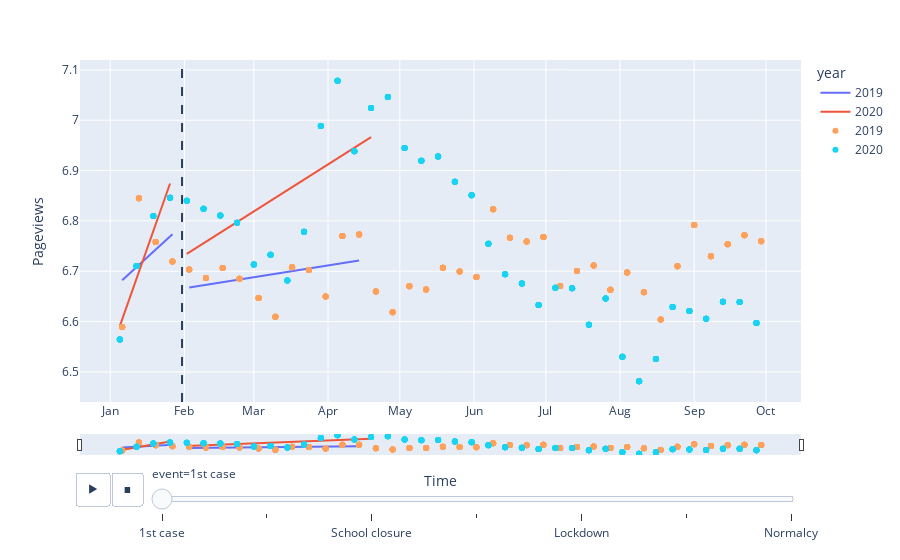

Notebook source saved alongside this figure:
### Markdown cell above
### 3.2 Figure of 'Mental' for Italy over all events: 

**mental_it_time.html**

### Code cell
# event = 'Mobility'
category = 'mental'
language = 'it'

df = daily[(daily['language'] == language)*(daily['category'] == category)].copy()

df['year'] = df['year'].astype(str)
fig=px.line(df, x='time', y="bestfit",color = 'year',animation_frame='event',line_group = 'intervention_flag')
fig.add_scatter(x=df[df['year'] == '2019']['time'], y=df[df['year'] == '2019']["pageview"],mode='markers',name = '2019')
fig.add_scatter(x=df[df['year'] == '2020']['time'], y=df[df['year'] == '2020']["pageview"],mode='markers',name = '2020')
fig.add_vline(x = df['event_time'].iloc[0],line_dash = 'dash')

for k in range(len(fig.frames)):
    fig.frames[k]['layout'].update(annotations = [{'text': str(list(interventions[language].values())[k].date()), 'x': list(interventions[language].values())[k], 'y': 1, 'yref': 'paper'}],
                                    shapes = [{'line': {'dash':'dash'},
                                          'type':'line',
                                          'x0': list(interventions[language].values())[k],
                                          'x1': list(interventions[language].values())[k],
                                          'xref': 'x',
                                          'y0': 0,
                                          'y1': 1,
                                          'yref': 'y domain'}],
#                                     sliders = [{'transition':{'duration':1000}}]
                                  )
#     fig.layout.sliders[0].steps[k].args.update(
#         frame = {'duration': 500, 'redraw': True},
#     )
fig.update_xaxes(
    dtick="M1",
    tickformat="%b")

fig.update_xaxes(rangeslider_visible=True,rangeslider_thickness = 0.05)

fig.update_layout(xaxis_title = 'Time', 
                  yaxis_title = 'Pageviews',
                  updatemenus = [{'buttons':[{'args': [None, {'frame': {'duration': 500,
                                           'redraw': True}, 'mode': 'immediate',
                                           'fromcurrent': True, 'transition':
                                           {'duration': 150, 'easing': 'linear'}}],
                                  'label': '&#9654;',
                                  'method': 'animate'},
                                 {'args': [[None], {'frame': {'duration': 500,
                                           'redraw': False}, 'mode': 'immediate',
                                           'fromcurrent': True, 'transition':
                                           {'duration': 150, 'easing': 'linear'}}],
                                  'label': '&#9724;',
                                  'method': 'animate'}]}])

fig.write_html(path+'mental_it_time.html')

fig.show()

### Figure 1 — Plotly figure (JSON) as saved in the notebook; plotly's stock layout.template omitted (floating-point values rounded to 4 significant figures; data arrays with more than 128 entries replaced by an {"elided": "..."} marker saying what was removed)
{"data": [{"hovertemplate": "year=2019<br>event=1st case<br>intervention_flag=0.0<br>time=%{x}<br>bestfit=%{y}<extra></extra>", "legendgroup": "2019", "line": {"color": "#636efa", "dash": "solid"}, "marker": {"symbol": "circle"}, "mode": "lines", "name": "2019", "orientation": "v", "showlegend": true, "type": "scatter", "x": ["2020-01-06T00:00:00", "2020-01-13T00:00:00", "2020-01-20T00:00:00", "2020-01-27T00:00:00"], "xaxis": "x", "y": [6.682, 6.713, 6.743, 6.774], "yaxis": "y"}, {"hovertemplate": "year=2019<br>event=1st case<br>intervention_flag=1.0<br>time=%{x}<br>bestfit=%{y}<extra></extra>", "legendgroup": "2019", "line": {"color": "#636efa", "dash": "solid"}, "marker": {"symbol": "circle"}, "mode": "lines", "name": "2019", "orientation": "v", "showlegend": false, "type": "scatter", "x": ["2020-02-03T00:00:00", "2020-02-10T00:00:00", "2020-02-17T00:00:00", "2020-02-24T00:00:00", "2020-03-03T00:00:00", "2020-03-10T00:00:00", "2020-03-17T00:00:00", "2020-03-24T00:00:00", "2020-03-31T00:00:00", "2020-04-07T00:00:00", "2020-04-14T00:00:00", "2020-04-21T00:00:00", "2020-04-28T00:00:00", "2020-05-05T00:00:00", "2020-05-12T00:00:00", "2020-05-19T00:00:00", "2020-05-26T00:00:00", "2020-06-02T00:00:00", "2020-06-09T00:00:00", "2020-06-16T00:00:00", "2020-06-23T00:00:00", "2020-06-30T00:00:00", "2020-07-07T00:00:00", "2020-07-14T00:00:00", "2020-07-21T00:00:00", "2020-07-28T00:00:00", "2020-08-04T00:00:00", "2020-08-11T00:00:00", "2020-08-18T00:00:00", "2020-08-25T00:00:00", "2020-09-01T00:00:00", "2020-09-08T00:00:00", "2020-09-15T00:00:00", "2020-09-22T00:00:00", "2020-09-29T00:00:00"], "xaxis": "x", "y": [6.668, 6.673, 6.678, 6.684, 6.69, 6.695, 6.7, 6.706, 6.711, 6.716, 6.721, null, null, null, null, null, null, null, null, null, null, null, null, null, null, null, null, null, null, null, null, null, null, null, null], "yaxis": "y"}, {"hovertemplate": "year=2020<br>event=1st case<br>intervention_flag=0.0<br>time=%{x}<br>bestfit=%{y}<extra></extra>", "legendgroup": "2020", "line": {"color": "#EF553B", "dash": "solid"}, "marker": {"symbol": "circle"}, "mode": "lines", "name": "2020", "orientation": "v", "showlegend": true, "type": "scatter", "x": ["2020-01-05T00:00:00", "2020-01-12T00:00:00", "2020-01-19T00:00:00", "2020-01-26T00:00:00"], "xaxis": "x", "y": [6.591, 6.685, 6.78, 6.874], "yaxis": "y"}, {"hovertemplate": "year=2020<br>event=1st case<br>intervention_flag=1.0<br>time=%{x}<br>bestfit=%{y}<extra></extra>", "legendgroup": "2020", "line": {"color": "#EF553B", "dash": "solid"}, "marker": {"symbol": "circle"}, "mode": "lines", "name": "2020", "orientation": "v", "showlegend": false, "type": "scatter", "x": ["2020-02-02T00:00:00", "2020-02-09T00:00:00", "2020-02-16T00:00:00", "2020-02-23T00:00:00", "2020-03-01T00:00:00", "2020-03-08T00:00:00", "2020-03-15T00:00:00", "2020-03-22T00:00:00", "2020-03-29T00:00:00", "2020-04-05T00:00:00", "2020-04-12T00:00:00", "2020-04-19T00:00:00", "2020-04-26T00:00:00", "2020-05-03T00:00:00", "2020-05-10T00:00:00", "2020-05-17T00:00:00", "2020-05-24T00:00:00", "2020-05-31T00:00:00", "2020-06-07T00:00:00", "2020-06-14T00:00:00", "2020-06-21T00:00:00", "2020-06-28T00:00:00", "2020-07-05T00:00:00", "2020-07-12T00:00:00", "2020-07-19T00:00:00", "2020-07-26T00:00:00", "2020-08-02T00:00:00", "2020-08-09T00:00:00", "2020-08-16T00:00:00", "2020-08-23T00:00:00", "2020-08-30T00:00:00", "2020-09-06T00:00:00", "2020-09-13T00:00:00", "2020-09-20T00:00:00", "2020-09-27T00:00:00"], "xaxis": "x", "y": [6.734, 6.756, 6.777, 6.798, 6.819, 6.84, 6.861, 6.882, 6.903, 6.924, 6.945, 6.966, null, null, null, null, null, null, null, null, null, null, null, null, null, null, null, null, null, null, null, null, null, null, null], "yaxis": "y"}, {"mode": "markers", "name": "2019", "type": "scatter", "x": {"elided": "273 str values"}, "y": {"elided": "273 float values"}}, {"mode": "markers", "name": "2020", "type": "scatter", "x": {"elided": "273 str values"}, "y": {"elided": "273 float values"}}], "layout": {"legend": {"title": {"text": "year"}, "tracegroupgap": 0}, "margin": {"t": 60}, "shapes": [{"line": {"dash": "dash"}, "type": "line", "x0": "2020-01-31T00:00:00", "x1": "2020-01-31T00:00:00", "xref": "x", "y0": 0, "y1": 1, "yref": "y domain"}], "sliders": [{"active": 0, "currentvalue": {"prefix": "event="}, "len": 0.9, "pad": {"b": 10, "t": 60}, "steps": [{"args": [["1st case"], {"frame": {"duration": 0, "redraw": false}, "fromcurrent": true, "mode": "immediate", "transition": {"duration": 0, "easing": "linear"}}], "label": "1st case", "method": "animate"}, {"args": [["1st death"], {"frame": {"duration": 0, "redraw": false}, "fromcurrent": true, "mode": "immediate", "transition": {"duration": 0, "easing": "linear"}}], "label": "1st death", "method": "animate"}, {"args": [["School closure"], {"frame": {"duration": 0, "redraw": false}, "fromcurrent": true, "mode": "immediate", "transition": {"duration": 0, "easing": "linear"}}], "label": "School closure", "method": "animate"}, {"args": [["Public events banned"], {"frame": {"duration": 0, "redraw": false}, "fromcurrent": true, "mode": "immediate", "transition": {"duration": 0, "easing": "linear"}}], "label": "Public events banned", "method": "animate"}, {"args": [["Lockdown"], {"frame": {"duration": 0, "redraw": false}, "fromcurrent": true, "mode": "immediate", "transition": {"duration": 0, "easing": "linear"}}], "label": "Lockdown", "method": "animate"}, {"args": [["Mobility"], {"frame": {"duration": 0, "redraw": false}, "fromcurrent": true, "mode": "immediate", "transition": {"duration": 0, "easing": "linear"}}], "label": "Mobility", "method": "animate"}, {"args": [["Normalcy"], {"frame": {"duration": 0, "redraw": false}, "fromcurrent": true, "mode": "immediate", "transition": {"duration": 0, "easing": "linear"}}], "label": "Normalcy", "method": "animate"}], "x": 0.1, "xanchor": "left", "y": 0, "yanchor": "top"}], "updatemenus": [{"buttons": [{"args": [null, {"frame": {"duration": 500, "redraw": true}, "fromcurrent": true, "mode": "immediate", "transition": {"duration": 150, "easing": "linear"}}], "label": "&#9654;", "method": "animate"}, {"args": [[null], {"frame": {"duration": 500, "redraw": false}, "fromcurrent": true, "mode": "immediate", "transition": {"duration": 150, "easing": "linear"}}], "label": "&#9724;", "method": "animate"}], "direction": "left", "pad": {"r": 10, "t": 70}, "showactive": false, "type": "buttons", "x": 0.1, "xanchor": "right", "y": 0, "yanchor": "top"}], "xaxis": {"anchor": "y", "domain": [0, 1], "dtick": "M1", "rangeslider": {"thickness": 0.05, "visible": true}, "tickformat": "%b", "title": {"text": "Time"}}, "yaxis": {"anchor": "x", "domain": [0, 1], "title": {"text": "Pageviews"}}}}
